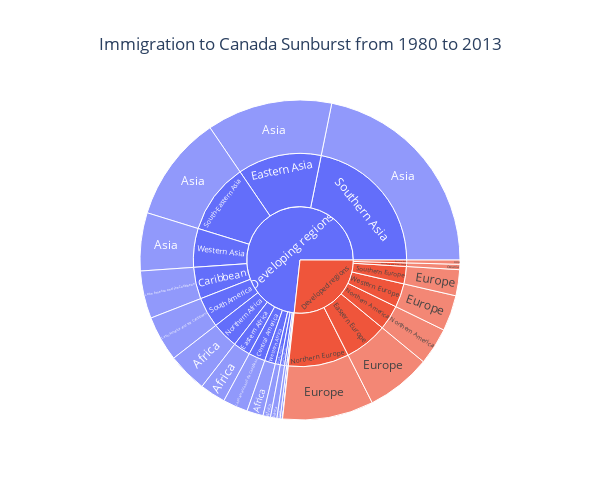

The notebook cell this image was saved under:
### Markdown cell above
This code generates a Sunburst plot utilizing Plotly Express (`px.sunburst`) to illustrate immigration data to Canada from 1980 to 2013. The plot is constructed based on a designated hierarchical path ('DevName' -> 'Region' -> 'Continent'), presenting the cumulative immigration figures for each country.

### Code cell
subbust_plot = px.sunburst(
    df_can, 
    path = ['DevName', 'Region', 'Continent'], 
    values = 'Total_by_country',
    title='Immigration to Canada Sunburst from 1980 to 2013'
    )
subbust_plot.update_layout(
    height=500,
    width=600,
    title=dict(
    x=0.5 
    )
)

subbust_plot.show()

### Figure 1 — Plotly figure (JSON) as saved in the notebook; plotly's stock layout.template omitted (floating-point values rounded to 4 significant figures)
{"data": [{"branchvalues": "total", "domain": {"x": [0, 1], "y": [0, 1]}, "hovertemplate": "labels=%{label}<br>Total_by_country=%{value}<br>parent=%{parent}<br>id=%{id}<extra></extra>", "ids": ["Developing regions/Eastern Africa/Africa", "Developing regions/Middle Africa/Africa", "Developing regions/Northern Africa/Africa", "Developing regions/Southern Africa/Africa", "Developing regions/Western Africa/Africa", "Developing regions/Central Asia/Asia", "Developed regions/Eastern Asia/Asia", "Developing regions/Eastern Asia/Asia", "Developing regions/South-Eastern Asia/Asia", "Developing regions/Southern Asia/Asia", "Developing regions/Western Asia/Asia", "Developed regions/Eastern Europe/Europe", "Developed regions/Northern Europe/Europe", "Developed regions/Southern Europe/Europe", "Developed regions/Western Europe/Europe", "Developing regions/Caribbean/Latin America and the Caribbean", "Developing regions/Central America/Latin America and the Caribbean", "Developing regions/South America/Latin America and the Caribbean", "Developed regions/Northern America/Northern America", "Developed regions/Australia and New Zealand/Oceania", "Developing regions/Melanesia/Oceania", "Developing regions/Micronesia/Oceania", "Developing regions/Polynesia/Oceania", "Developed regions/Australia and New Zealand", "Developing regions/Caribbean", "Developing regions/Central America", "Developing regions/Central Asia", "Developing regions/Eastern Africa", "Developed regions/Eastern Asia", "Developing regions/Eastern Asia", "Developed regions/Eastern Europe", "Developing regions/Melanesia", "Developing regions/Micronesia", "Developing regions/Middle Africa", "Developing regions/Northern Africa", "Developed regions/Northern America", "Developed regions/Northern Europe", "Developing regions/Polynesia", "Developing regions/South America", "Developing regions/South-Eastern Asia", "Developing regions/Southern Africa", "Developing regions/Southern Asia", "Developed regions/Southern Europe", "Developing regions/Western Africa", "Developing regions/Western Asia", "Developed regions/Western Europe", "Developed regions", "Developing regions"], "labels": ["Africa", "Africa", "Africa", "Africa", "Africa", "Asia", "Asia", "Asia", "Asia", "Asia", "Asia", "Europe", "Europe", "Europe", "Europe", "Latin America and the Caribbean", "Latin America and the Caribbean", "Latin America and the Caribbean", "Northern America", "Oceania", "Oceania", "Oceania", "Oceania", "Australia and New Zealand", "Caribbean", "Central America", "Central Asia", "Eastern Africa", "Eastern Asia", "Eastern Asia", "Eastern Europe", "Melanesia", "Micronesia", "Middle Africa", "Northern Africa", "Northern America", "Northern Europe", "Polynesia", "South America", "South-Eastern Asia", "Southern Africa", "Southern Asia", "Southern Europe", "Western Africa", "Western Asia", "Western Europe", "Developed regions", "Developing regions"], "level": "d022d2", "name": "", "parents": ["Developing regions/Eastern Africa", "Developing regions/Middle Africa", "Developing regions/Northern Africa", "Developing regions/Southern Africa", "Developing regions/Western Africa", "Developing regions/Central Asia", "Developed regions/Eastern Asia", "Developing regions/Eastern Asia", "Developing regions/South-Eastern Asia", "Developing regions/Southern Asia", "Developing regions/Western Asia", "Developed regions/Eastern Europe", "Developed regions/Northern Europe", "Developed regions/Southern Europe", "Developed regions/Western Europe", "Developing regions/Caribbean", "Developing regions/Central America", "Developing regions/South America", "Developed regions/Northern America", "Developed regions/Australia and New Zealand", "Developing regions/Melanesia", "Developing regions/Micronesia", "Developing regions/Polynesia", "Developed regions", "Developing regions", "Developing regions", "Developing regions", "Developing regions", "Developed regions", "Developing regions", "Developed regions", "Developing regions", "Developing regions", "Developing regions", "Developing regions", "Developed regions", "Developed regions", "Developing regions", "Developing regions", "Developing regions", "Developing regions", "Developing regions", "Developed regions", "Developing regions", "Developing regions", "Developed regions", "", ""], "type": "sunburst", "values": [167389, 48628, 255451, 41579, 105901, 15024, 27707, 813494, 687329, 1398120, 376120, 421223, 589584, 168544, 231596, 308253, 161653, 295242, 241142, 34215, 20689, 36, 234, 34215, 308253, 161653, 15024, 167389, 27707, 813494, 421223, 20689, 36, 48628, 255451, 241142, 589584, 234, 295242, 687329, 41579, 1398120, 168544, 105901, 376120, 231596, 1714011, 4695142]}], "layout": {"height": 500, "legend": {"tracegroupgap": 0}, "title": {"text": "Immigration to Canada Sunburst from 1980 to 2013", "x": 0.5}, "width": 600}}
